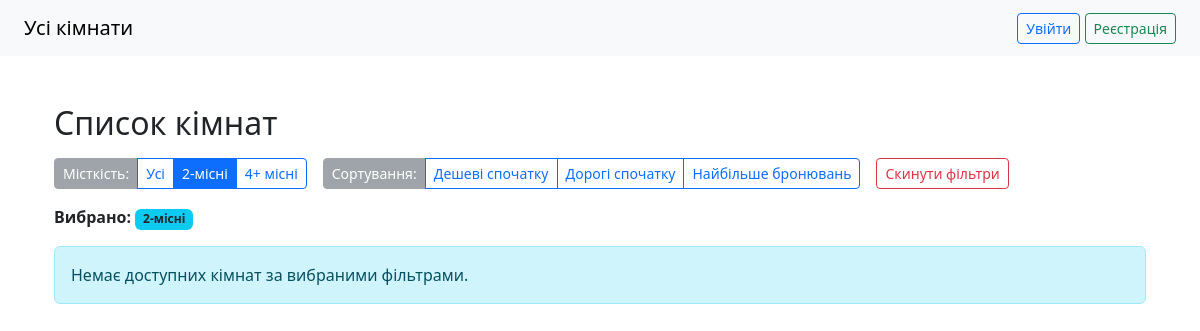
Before: /?capacity=2 with the older database file.
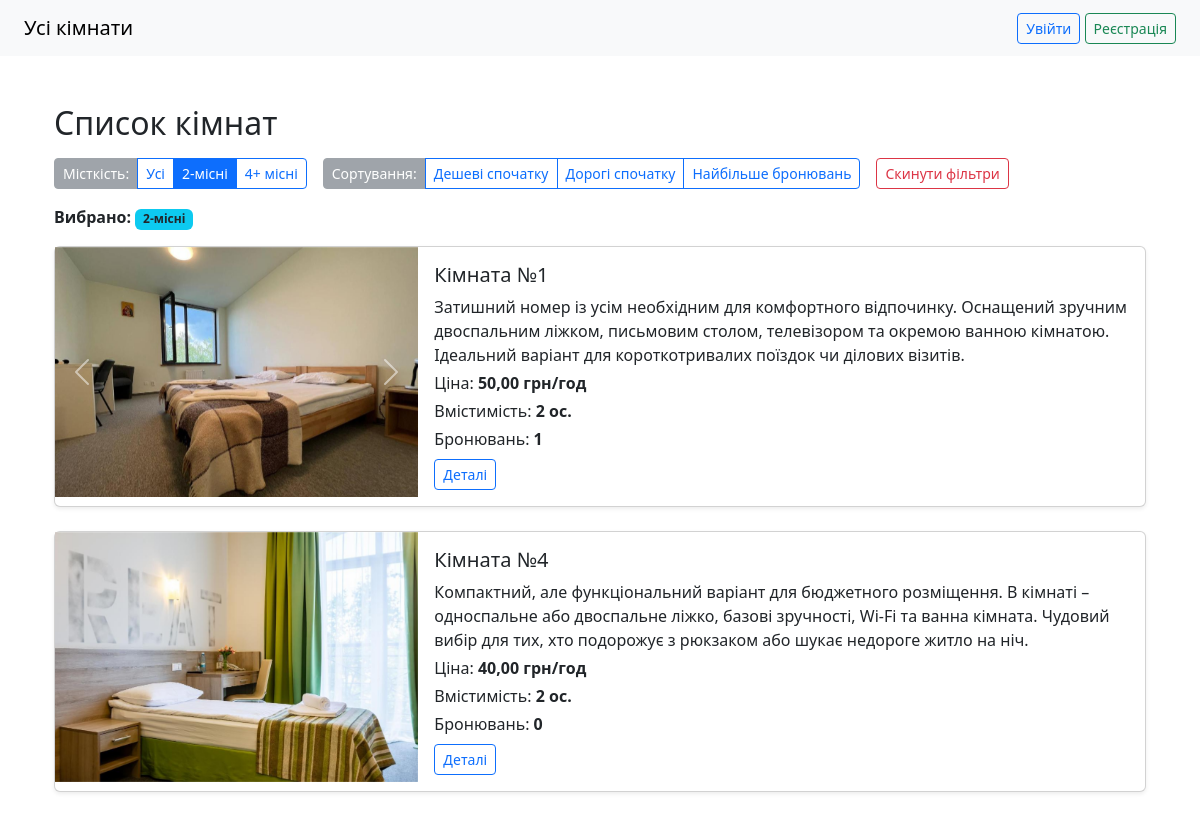
After: the same page with the newer database file.
### booking/models.py (models this page shows, shortened)
class RoomImage(models.Model):
    room = models.ForeignKey(Room, on_delete = models.CASCADE, related_name = 'images')
    image = models.ImageField(upload_to = 'room_images/')
    class Meta:
        verbose_name = "Фото кімнати"
        verbose_name_plural = "Фото кімнат"

class Room(models.Model):
    number = models.PositiveIntegerField(unique = True)
    description = models.TextField(blank = True)
    capacity = models.PositiveIntegerField()
    price_per_hour = models.DecimalField(max_digits = 6, decimal_places = 2)
    is_active = models.BooleanField(default=True)
    class Meta:
        verbose_name = "Кімната"
        verbose_name_plural = "Кімнати"

### booking/views.py (the view)
# urls.py: path('', views.room_list, name='room_list'),
def room_list(request: HttpRequest):
    rooms = Room.objects.filter(is_active=True)
    capacity = request.GET.get('capacity')
    if capacity == '2':
        rooms = rooms.filter(capacity=2)
    elif capacity == '4plus':
        rooms = rooms.filter(capacity__gte=4)
    sort = request.GET.get('sort')
    if sort == 'cheap':
        rooms = rooms.order_by('price_per_hour')
    elif sort == 'expensive':
        rooms = rooms.order_by('-price_per_hour')
    elif sort == 'bookings':
        rooms = rooms.annotate(num_bookings=Count('bookings')).order_by('-num_bookings')
    else:
        rooms = rooms.annotate(num_bookings=Count('bookings'))
    return render(request, 'booking/room_list.html', {
        'rooms': rooms,
        'capacity': capacity,
        'sort': sort,
    })

### booking/templates/booking/room_list.html (shortened to what the changed rows need)
{% extends 'base.html' %}
{% block content %}
<div class="container py-4">
  <h2 class="mb-3">Список кімнат</h2>
  <div class="d-flex flex-wrap gap-3 mb-3 align-items-start">
    <div>
    </div>
    <div>
    </div>
    <div>
    </div>
  </div>
  <div class="mb-3">
    {% if capacity and capacity != 'all' or sort %}
      <div>
      </div>
    {% endif %}
  </div>
  {% for room in rooms %}
    <div class="card mb-4 shadow-sm">
      <div class="row g-0">
        <div class="col-md-4">
          {% if room.images.all %}
          <div id="carouselRoom{{ room.id }}" class="carousel slide" data-bs-ride="carousel">
            <div class="carousel-inner">
              {% for image in room.images.all %}
                <div class="carousel-item {% if forloop.first %}active{% endif %}">
                  <a href="{% url 'room' room.pk %}">
                    <img src="{{ image.image.url }}" class="d-block w-100" style="height: 250px; object-fit: cover;" alt="Фото кімнати">
                  </a>
                </div>
              {% endfor %}
            </div>
            {% if room.images.count > 1 %}
              <button class="carousel-control-prev" type="button" data-bs-target="#carouselRoom{{ room.id }}" data-bs-slide="prev">
                <span class="carousel-control-prev-icon" aria-hidden="true"></span>
              </button>
              <button class="carousel-control-next" type="button" data-bs-target="#carouselRoom{{ room.id }}" data-bs-slide="next">
                <span class="carousel-control-next-icon" aria-hidden="true"></span>
              </button>
            {% endif %}
          </div>
          {% else %}
            <div class="text-muted text-center" style="height: 200px; background-color: #f8f9fa; display: flex; align-items: center; justify-content: center;">
              <span>Без фото</span>
            </div>
          {% endif %}
        </div>
        <div class="col-md-8">
          <div class="card-body">
            <h5 class="card-title">Кімната №{{ room.number }}</h5>
            <p class="card-text mb-1">{{ room.description|default:"Без опису" }}</p>
            <p class="mb-1">Ціна: <strong>{{ room.price_per_hour }} грн/год</strong></p>
            <p class="mb-1">Вмістимість: <strong>{{ room.capacity }} ос.</strong></p>
            {% if room.num_bookings is not None %}
              <p class="mb-2">Бронювань: <strong>{{ room.num_bookings }}</strong></p>
            {% endif %}
            <a href="{% url 'room' room.pk %}" class="btn btn-sm btn-outline-primary">Деталі</a>
          </div>
        </div>
      </div>
    </div>
  {% empty %}
    <div class="alert alert-info">Немає доступних кімнат за вибраними фільтрами.</div>
  {% endfor %}
</div>
{% endblock %}

Changed rows visible on the page:
added Room: number "1", description "Затишний номер із усім необхідним для комфортного відпочинку. Оснащений зручним двоспальним ліжком, письмовим столом, телевізором та окремою ванною кімнатою. Ідеальний варіант для короткотривалих поїздок чи ділових візитів.", price_per_hour "50,00", capacity "2", num_bookings "1"
added RoomImage: image (picture), shown under "1"
added Room: number "4", description "Компактний, але функціональний варіант для бюджетного розміщення. В кімнаті – односпальне або двоспальне ліжко, базові зручності, Wi-Fi та ванна кімната. Чудовий вибір для тих, хто подорожує з рюкзаком або шукає недороге житло на ніч.", price_per_hour "40,00", capacity "2", num_bookings "0"
added RoomImage: image (picture), shown under "4"
Other visible differences:
text no longer shown: "Немає доступних кімнат за вибраними фільтрами."
